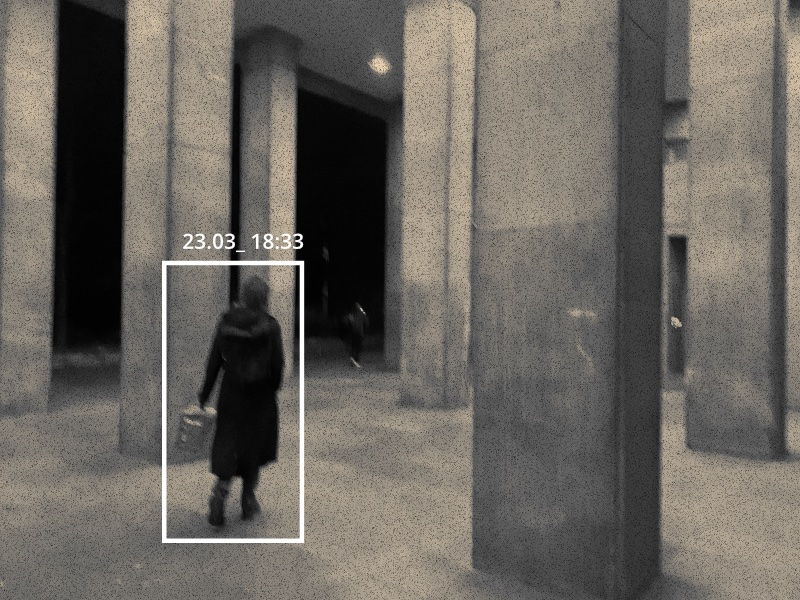
#> input picture pics/photo_10.jpg, 800 x 600 px
$ python make_tiles.py ../pics/photo_1.jpg ../pics/photo_10.jpg out 5
#> lines starting #> are read from the running program, lines starting #| are printed output that depends on the picture
#!/usr/bin/env python3
"""Generate a tile pyramid for a map layer.

Usage:
    python3 make_tiles.py <layer_id> <source> <out_dir> [max_zoom]

The map's display resolution is 9370x5590 (BASE_W x BASE_H). max_zoom >= 6
renders the source at up to 2**(max_zoom-6) that size, so deep zoom-in levels
stay sharp. Level 6 always equals the display resolution.

Produces tiles/{out_dir}/{layer_id}/{z}/{x}_{y}.{jpg|png}
and cuts 256px tiles at zoom levels 0..max_zoom.
"""

import os
import sys
import io
import math
from PIL import Image

Image.MAX_IMAGE_PIXELS = None

TILE_SIZE = 256
BASE_W = 9370
BASE_H = 5590


def render_source(src, w, h):
    """Return an RGBA image of src scaled to w x h."""
#> called with src = '../pics/photo_10.jpg', w = 4685, h = 2795
    ext = os.path.splitext(src)[1].lower()
    if ext == '.svg':
        import cairosvg
        png = cairosvg.svg2png(url=src, output_width=w, output_height=h)
        img = Image.open(io.BytesIO(png))
        return img.convert('RGBA')
    else:
        img = Image.open(src)
#> img is the input picture: PIL image 800x600 RGB; mean R, G, B 106.6, 102.1, 95.6
        img = img.convert('RGBA')
#> img: PIL image 800x600 RGBA
        if img.size != (w, h):
            img = img.resize((w, h), Image.LANCZOS)
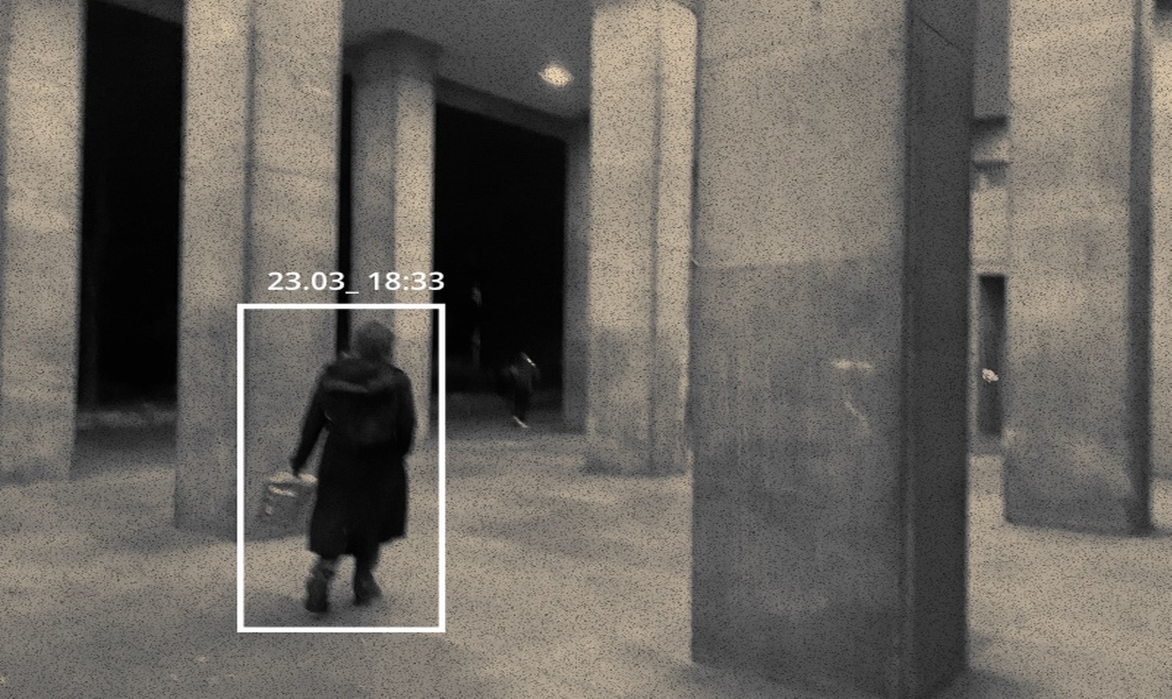
#> img: PIL image 4685x2795 RGBA (shown at 1/4 size); mean R, G, B, A 106.6, 102.1, 95.6, 255
        return img


def make_tiles(layer_id, src, out_dir, max_zoom=6, base_w=BASE_W, base_h=BASE_H):
    zoom_in = 2 ** (max_zoom - 6)
    disp_w = base_w * zoom_in
    disp_h = base_h * zoom_in
    root = os.path.join(out_dir, layer_id)
    os.makedirs(root, exist_ok=True)

    # Render once at the highest needed resolution
    print(f'Rendering {src} at {disp_w}x{disp_h} ...')
    full = render_source(src, disp_w, disp_h)

    total = 0
    for z in range(0, max_zoom + 1):
        s = 2 ** (z - max_zoom)
        mapW = max(1, round(disp_w * s))
        mapH = max(1, round(disp_h * s))
        cols = math.ceil(mapW / TILE_SIZE)
        rows = math.ceil(mapH / TILE_SIZE)

        if z == max_zoom:
            level_img = full
        else:
            level_img = full.resize((mapW, mapH), Image.LANCZOS)

        zdir = os.path.join(root, str(z))
        os.makedirs(zdir, exist_ok=True)

        for y in range(rows):
            for x in range(cols):
                bx = x * TILE_SIZE
                by = y * TILE_SIZE
                box = level_img.crop((bx, by, min(bx + TILE_SIZE, mapW),
                                      min(by + TILE_SIZE, mapH)))
                # Build a 256x256 tile (transparent padding on edges)
                tile = Image.new('RGBA', (TILE_SIZE, TILE_SIZE), (0, 0, 0, 0))
                tile.paste(box, (0, 0))

                # Decide JPEG (opaque) vs PNG (has transparency)
                alpha = tile.getchannel('A')
                extrema = alpha.getextrema()
                if extrema[0] == 255:
                    rgb = tile.convert('RGB')
                    path = os.path.join(zdir, f'{x}_{y}.jpg')
                    rgb.save(path, 'JPEG', quality=82, optimize=True)
                else:
                    path = os.path.join(zdir, f'{x}_{y}.png')
                    tile.save(path, 'PNG', optimize=True)
                total += 1

        print(f'  z={z}: {cols}x{rows} tiles ({mapW}x{mapH})')
        if z != max_zoom:
            level_img.close()
#> this loop made 6 passes
#> pass 1, in make_tiles, `level_img = full.resize((mapW, mapH), Image.LANCZOS)`:
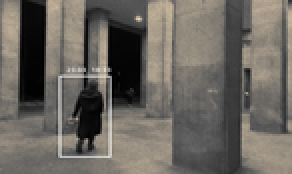
#> level_img: PIL image 146x87 RGBA (shown 2 times larger); mean R, G, B, A 106.6, 102.1, 95.6, 255
#> pass 1, in make_tiles, `tile.save(path, 'PNG', optimize=True)`:
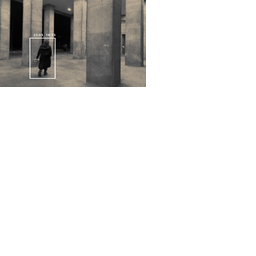
#> saved as 0_0.png: PIL image 256x256 RGBA; mean R, G, B, A 20.7, 19.8, 18.5, 49.4; transparent parts drawn white
#> pass 2, in make_tiles, `tile.save(path, 'PNG', optimize=True)`:
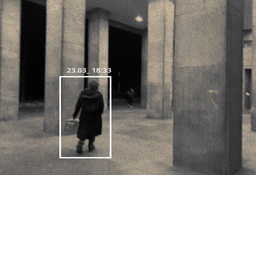
#> saved as 0_0.png: PIL image 256x256 RGBA; mean R, G, B, A 70.1, 67.3, 63.3, 174.3; transparent parts drawn white
#> after the loop:
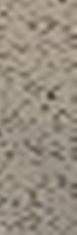
#> box: PIL image 77x235 RGBA; mean R, G, B, A 151.7, 142, 127.9, 255
#> after the loop:
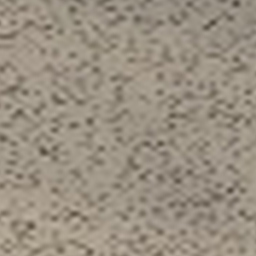
#> rgb: PIL image 256x256 RGB; mean R, G, B 154, 144.2, 129.8
#> after the loop:
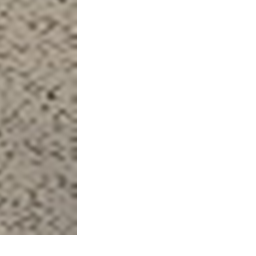
#> tile: PIL image 256x256 RGBA; mean R, G, B, A 41.9, 39.2, 35.3, 70.4; transparent parts drawn white
#> after the loop, total = 293

    full.close()
    print(f'Done: {total} tiles in {root}')
#| Done: 293 tiles in out/../pics/photo_1.jpg


if __name__ == '__main__':
    layer_id = sys.argv[1]
    src = sys.argv[2]
    out_dir = sys.argv[3]
    max_zoom = int(sys.argv[4]) if len(sys.argv) > 4 else 6
    make_tiles(layer_id, src, out_dir, max_zoom=max_zoom)

$ run again, on pics/photo_11.jpg
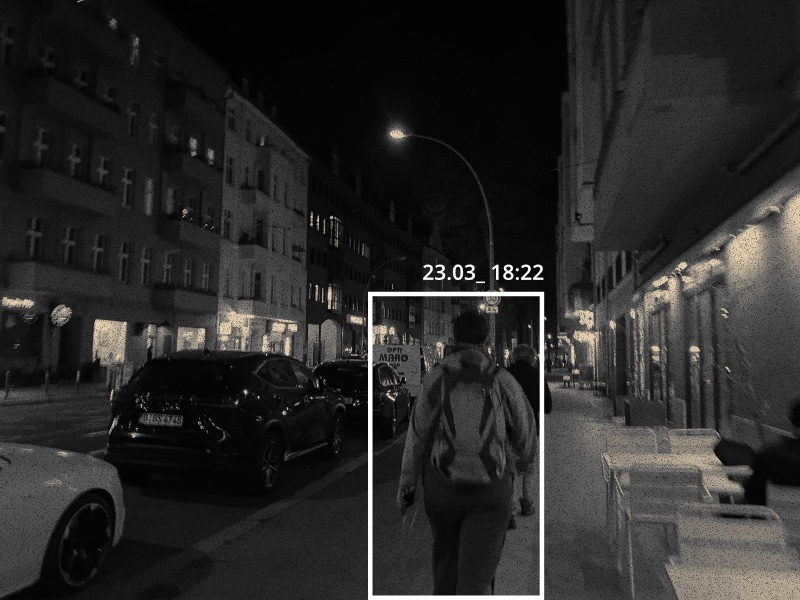
#> input picture pics/photo_11.jpg, 800 x 600 px
#> in render_source, img is the input picture: PIL image 800x600 RGB; mean R, G, B 41.9, 41.3, 40.5
#> after the loop in make_tiles, `for z in range(0, max_zoom + 1):`:
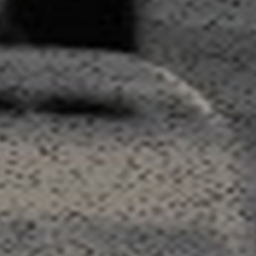
#> rgb: PIL image 256x256 RGB; mean R, G, B 88.4, 86.5, 83.9
#> after the loop in make_tiles, `for z in range(0, max_zoom + 1):`:
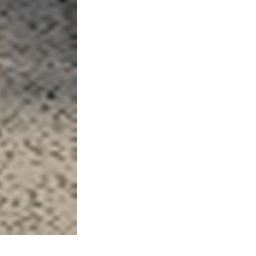
#> tile: PIL image 256x256 RGBA; mean R, G, B, A 37.9, 35.9, 32.9, 70.4; transparent parts drawn white
#> after the loop in make_tiles, `for z in range(0, max_zoom + 1):`: total = 293
#| Done: 293 tiles in out/../pics/photo_11.jpg

$ run again, on pics/photo_12.jpg
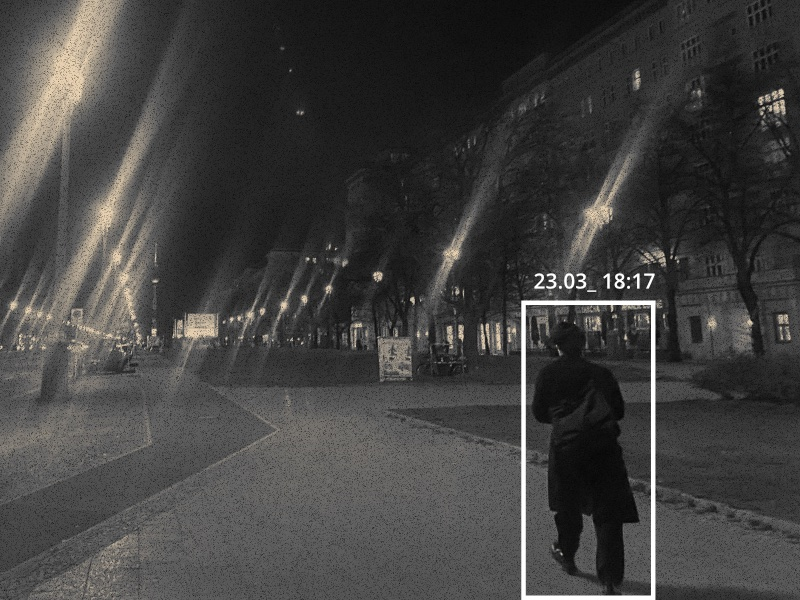
#> input picture pics/photo_12.jpg, 800 x 600 px
#> in render_source, img is the input picture: PIL image 800x600 RGB; mean R, G, B 66.4, 65.6, 64.4
#> after the loop in make_tiles, `for z in range(0, max_zoom + 1):`:
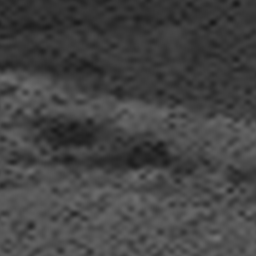
#> rgb: PIL image 256x256 RGB; min 25, max 115, mean 68.1
#> after the loop in make_tiles, `for z in range(0, max_zoom + 1):`:
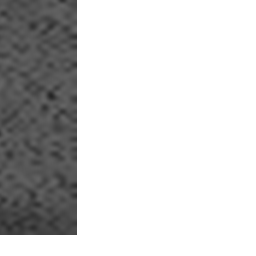
#> tile: PIL image 256x256 RGBA; mean R, G, B, A 22.2, 22.2, 22.2, 70.4; transparent parts drawn white
#> after the loop in make_tiles, `for z in range(0, max_zoom + 1):`: total = 293
#| Done: 293 tiles in out/../pics/photo_12.jpg

$ run again, on pics/photo_13.jpg
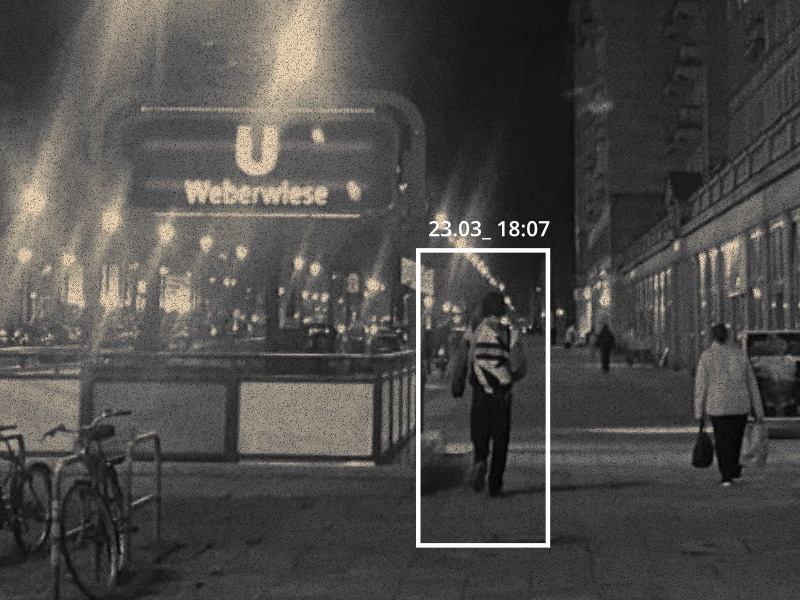
#> input picture pics/photo_13.jpg, 800 x 600 px
#> in render_source, img is the input picture: PIL image 800x600 RGB; mean R, G, B 77.5, 75.8, 73.4
#> after the loop in make_tiles, `for z in range(0, max_zoom + 1):`:
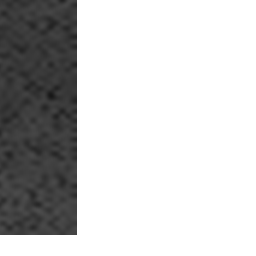
#> tile: PIL image 256x256 RGBA; mean R, G, B, A 16, 16, 16, 70.4; transparent parts drawn white
#> after the loop in make_tiles, `for z in range(0, max_zoom + 1):`: total = 293
#| Done: 293 tiles in out/../pics/photo_13.jpg
